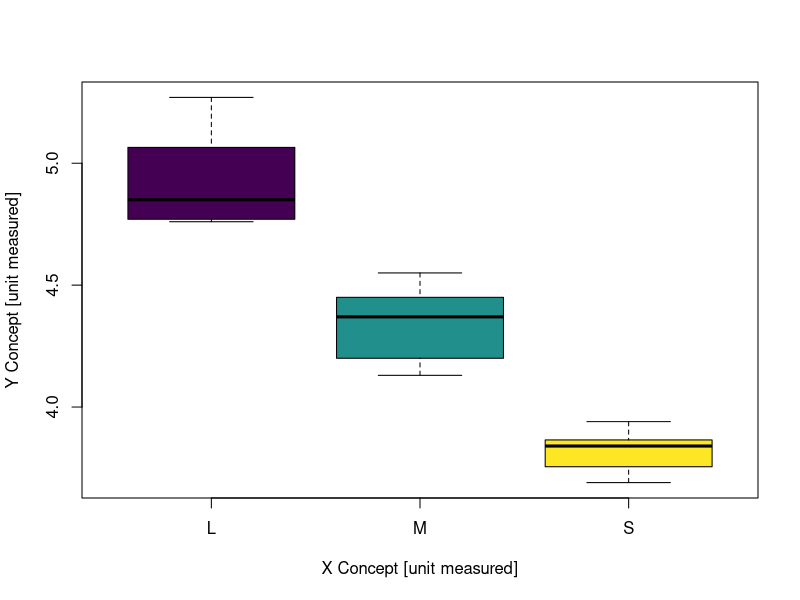
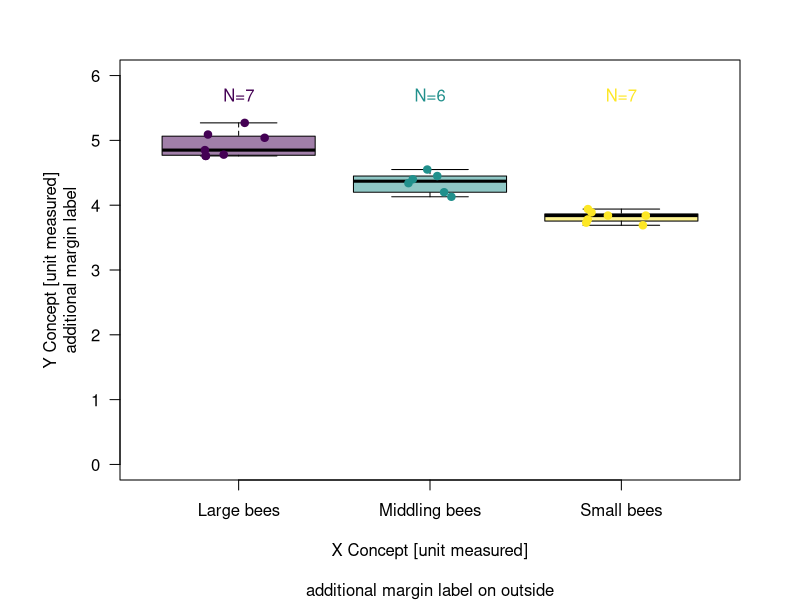

Generate these figures, in order, with R:
# Anna Dornhaus & Lab
# R script for data analysis and figures for 
# just learning to do it in R

# Paper reference: NONE

### Libraries ------------------
#library(lme4) #needed for GLMMs
#library(lmerTest) #needed for obtaining p-values in lmm
#library(emmeans) #post-hoc comparisons
#library(sjPlot) # for linear models output tables
#library(tidyverse)

library(scales)  # for number_format & color scales
library(viridis)

# Graphics setup -----------------------------
no_categories <- 6
## Colorpalette
twogroupcolors <- c("#5a9a8f", "#7b6ea8")
threegroupcolors <- viridis(3)
severalcategories_colors <- magma(no_categories)

## Similar to colors, it often makes sense to define some other things
## universally for all your plots, e.g. margins, where the sample sizes
## are plotted, y-axis range. This depends on your figures though.
y_max <- 6
y_min <- 0
N_y_offset <- 0.95 # This puts sample size numbers 5% below max, for example



# IMPORT ----------------------------------
MyData <- read.table("bb col data.csv"
                     , header=T
                     , row.names=1
                     , sep = ","
                     , dec = "."
                     )


# GRAPHING THINGS ------------------------------

# Bare boxplot
boxplot(avgsize ~ treatment
        , data = MyData
        , xlab = "X Concept [unit measured]"
        , ylab = "Y Concept [unit measured]"
        , col = threegroupcolors
        , range = 0
)

# Fancy boxplot - but this should be your default
# What makes it fancy:
# Adjust margins
# Add sample sizes
# Add data points

# Margins:
par(oma = c(2,2,2,2), mar = c(4,4,1,1), mgp=c(3, 1, 0), las=1) 
# bottom, left, top, right
par(mfrow=c(1,1))

# How to make a great boxplot -

# Saving the plot into a variable allows us to access plot parameters afterwards.
Nice_Plot <- boxplot(avgsize ~ treatment
                     , data = MyData
                     , xlab = "X Concept [unit measured]"
                     , ylab = "Y Concept [unit measured]"
                     , range = 0
# Always make axis descriptions as clear and comprehensive as possible
                     , names = c("Large bees", "Middling bees", "Small bees")
                     , col = alpha(threegroupcolors, 0.5) # use same colors as elsewhere, 
                     # but slightly transparent so we can see data points
                     , ylim = c(y_min, y_max) # always think about the scale - starting from zero is typically better
)

# Putting sample sizes above bars
nbGroup <- nlevels(as.factor(Nice_Plot$names)) # this is just a way to extract
# category names from the plot - you could get this directly from data
text(x=c(1:nbGroup) 
  , y=N_y_offset*y_max
  , cex = 1
  , col = threegroupcolors
  , paste("N=", Nice_Plot$n, sep="")  # again, the sample size 'n' is directly extracted from the plot
)

mtext("additional margin label", side=2, line=2, las=0)
mtext("additional margin label on outside", side=1, line=5, las=0, xpd = TRUE)

# Represent the raw data as well, especially for mid- to low sample sizes.
stripchart(avgsize ~ treatment
           , data = MyData
           , add = TRUE # this plots this graph on top of the existing one
           , pch = 19
           , col = threegroupcolors
           , method = "jitter"
           , jitter = 0.2
           , vertical = TRUE
)






